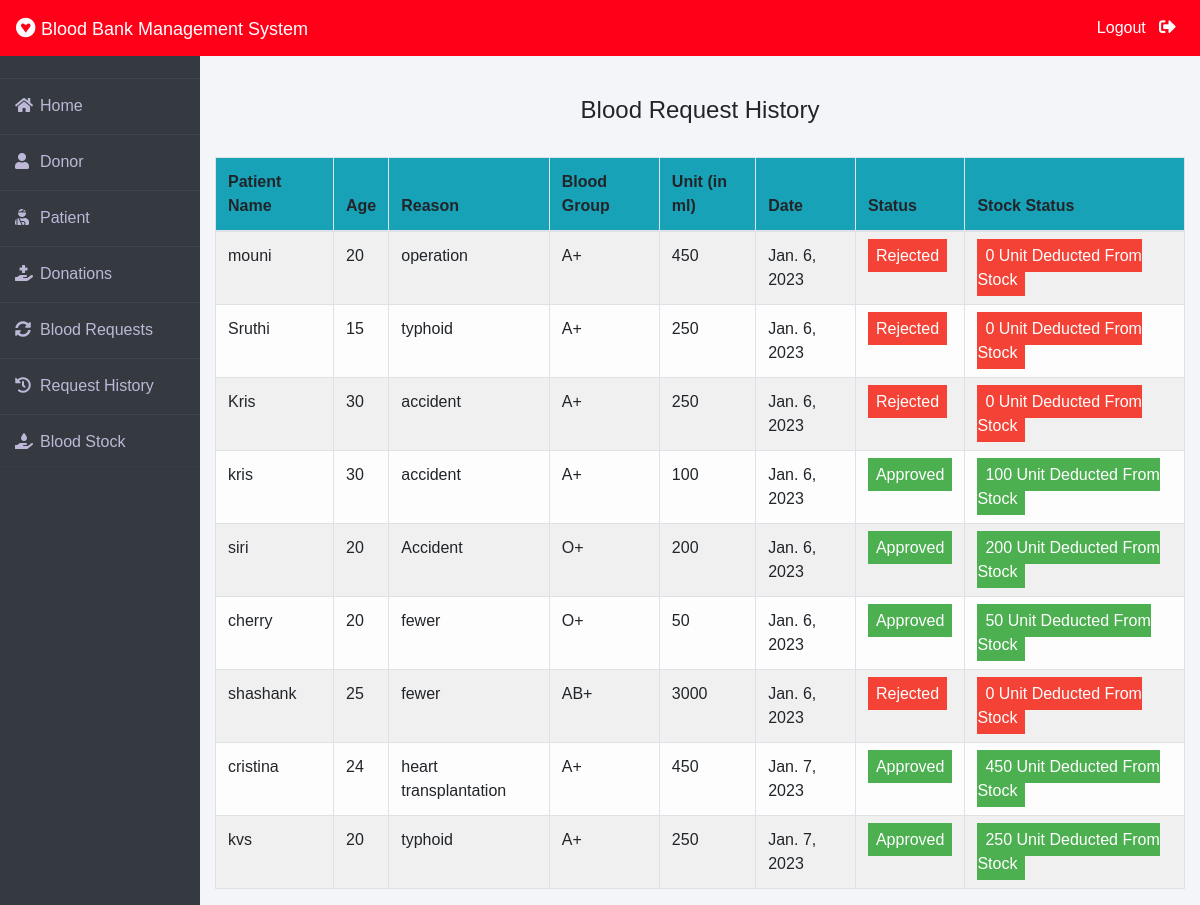
Screenshot of /admin-request-history (signed in) with the database file from the repository.
### blood/models.py (models this page shows, shortened)
class BloodRequest(models.Model):
    request_by_patient=models.ForeignKey(pmodels.Patient,null=True,on_delete=models.CASCADE)
    request_by_donor=models.ForeignKey(dmodels.Donor,null=True,on_delete=models.CASCADE)
    patient_name=models.CharField(max_length=30)
    patient_age=models.PositiveIntegerField()
    reason=models.CharField(max_length=500)
    bloodgroup=models.CharField(max_length=10)
    unit=models.PositiveIntegerField(default=0)
    status=models.CharField(max_length=20,default="Pending")
    date=models.DateField(auto_now=True)

### blood/views.py (the view)
# urls.py: path('admin-request-history', views.admin_request_history_view,name='admin-request-history'),
@login_required(login_url='adminlogin')
def admin_request_history_view(request):
    requests=models.BloodRequest.objects.all().exclude(status='Pending')
    return render(request,'blood/admin_request_history.html',{'requests':requests})

### templates/blood/admin_request_history.html (shortened to what this page needs)
{% extends 'blood/adminbase.html' %}
{% block content %}
{% load widget_tweaks %}
{%load static%}
<head>
</head>
<br><br>
<div class="container">
    <H4 class="text-center">Blood Request History</H4><br>
    <table class="table table-light table-hover table-bordered table-striped">
        <thead class="bg-info">
            <tr>
                <th scope="col">Patient Name</th>
                <th scope="col">Age</th>
                <th scope="col">Reason</th>
                <th scope="col">Blood Group</th>
                <th scope="col">Unit (in ml)</th>
                <th scope="col">Date</th>
                <th scope="col">Status</th>
                <th scope="col">Stock Status</th>
            </tr>
        </thead>
        <tbody>
            {% for t in requests %}
            <tr>
                <td> {{t.patient_name}}</td>
                <td>{{t.patient_age}}</td>
                <td>{{t.reason}}</td>
                <td>{{t.bloodgroup}}</td>
                <td>{{t.unit}}</td>
                <td>{{t.date}}</td>
                {% if t.status == 'Approved' %}
                <td><span class="label success"> Approved</span></td>
                <td><span class="label success"> {{t.unit}} Unit Deducted From Stock</span></td>
                {% else %}
                <td><span class="label danger">Rejected</span></td>
                <td><span class="label danger"> 0 Unit Deducted From Stock</span></td>
                {% endif %}
            </tr>
            {% endfor %}
        </tbody>
    </table>
</div>
{% endblock content %}

### templates/blood/adminbase.html (style rules this page uses)
* { margin: 0; padding: 0; box-sizing: border-box; list-style: none; text-decoration: none; font-family: 'Josefin Sans', sans-serif; }
body { background-color: #f3f5f9; }

### templates/blood/admin_request_history.html (style rules this page uses)
.label { color: white; padding: 8px; }
.success { background-color: #4CAF50; }
.danger { background-color: #f44336; }

### rows the page displays
BloodRequest: patient_name "mouni", patient_age "20", reason "operation", bloodgroup "A+", unit "450", date "Jan. 6, 2023", status "Rejected"
BloodRequest: patient_name "Sruthi", patient_age "15", reason "typhoid", bloodgroup "A+", unit "250", date "Jan. 6, 2023", status "Rejected"
BloodRequest: patient_name "Kris", patient_age "30", reason "accident", bloodgroup "A+", unit "250", date "Jan. 6, 2023", status "Rejected"
BloodRequest: patient_name "kris", patient_age "30", reason "accident", bloodgroup "A+", unit "100", date "Jan. 6, 2023"
BloodRequest: patient_name "siri", patient_age "20", reason "Accident", bloodgroup "O+", unit "200", date "Jan. 6, 2023"
BloodRequest: patient_name "cherry", patient_age "20", reason "fewer", bloodgroup "O+", unit "50", date "Jan. 6, 2023"
BloodRequest: patient_name "shashank", patient_age "25", reason "fewer", bloodgroup "AB+", unit "3000", date "Jan. 6, 2023", status "Rejected"
BloodRequest: patient_name "cristina", patient_age "24", reason "heart transplantation", bloodgroup "A+", unit "450", date "Jan. 7, 2023"
BloodRequest: patient_name "kvs", patient_age "20", reason "typhoid", bloodgroup "A+", unit "250", date "Jan. 7, 2023"
